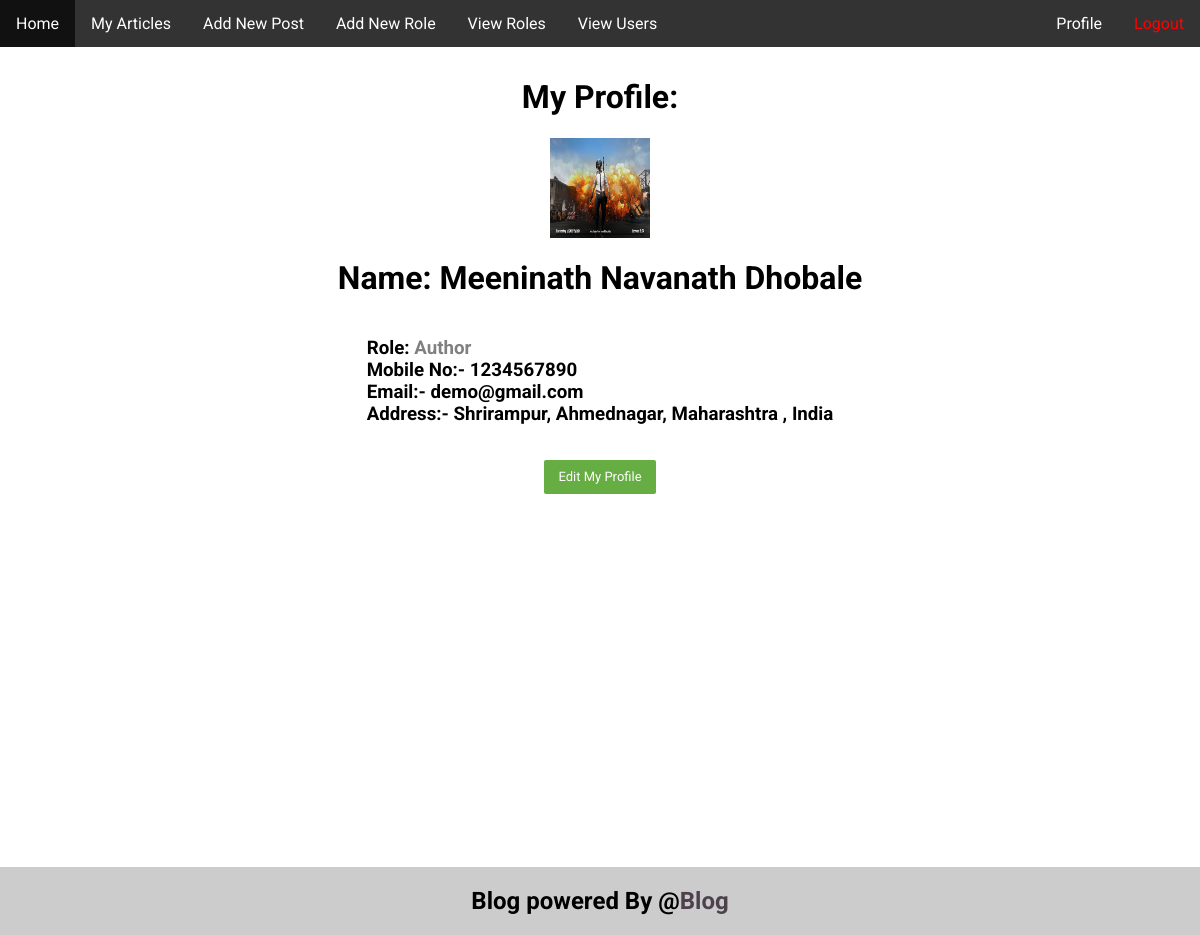
The page /admin/my-profile.php?id=27 (signed in) on the database its author committed.
### tables this page shows
CREATE TABLE `user_profile` (
  `profileid` int(30) NOT NULL,
  `userid` int(30) NOT NULL,
  `firstName` varchar(50) DEFAULT NULL,
  `middleName` varchar(50) DEFAULT NULL,
  `lastName` varchar(50) DEFAULT NULL,
  `displayProfile` text DEFAULT 'c4366c5874fde2c16822c3c36f2df8de.jpg',
  `mobile` text DEFAULT NULL,
  `email` text DEFAULT NULL,
  `city` varchar(300) DEFAULT NULL,
  `district` varchar(300) DEFAULT NULL,
  `state` varchar(300) DEFAULT NULL,
  `country` varchar(300) DEFAULT NULL
);

CREATE TABLE `role` (
  `roleid` int(30) NOT NULL,
  `role` varchar(300) NOT NULL
);

### admin/classes/Profile.php (called while the page is built, shortened)
<?php
require_once($_SERVER["DOCUMENT_ROOT"] . '/blog/includes/config.php');
class Profile
{
  function selectUserDetailsById($id)
  {
    global $db;
    $profile = $db->query("SELECT * FROM user_profile where userid='" . $id . "'")->fetch();
    return $profile;
  }
}
$Profile = new Profile;

### admin/classes/Roles.php (called while the page is built, shortened)
<?php
require_once($_SERVER["DOCUMENT_ROOT"] . '/blog/includes/config.php');
class Roles{
  function selectRoleByUser($id)
  {
   global $db;
   $role = $db->query("SELECT * FROM role where roleid='" . $id . "'")->fetch();
   return $role;
  }
}
$Roles = new Roles;

### admin/classes/User.php (called while the page is built, shortened)
<?php
require_once($_SERVER["DOCUMENT_ROOT"] . '/blog/includes/config.php');
class User
{
 function selectSingleUserById($id)
 {
  global $db;
  $row = $db->query("SELECT * FROM users where userid='" . $id . "'")->fetch();
  return $row;
 }
}
$User = new User;

### admin/my-profile.php (the view, shortened to what this page needs)
<?php
require_once('../includes/config.php');
require_once('classes/User.php');
require_once('classes/Roles.php');
require_once('classes/Profile.php');
include("head.php");
?>
<body>
<?php include("header.php"); ?>
<div class="content content-center">
 <?php
 $userid = $_GET['id'];
 try {
  $profile = $Profile->selectUserDetailsById($userid);
  $row = $User->selectSingleUserById($userid);
  if (isset($profile['userid'])) {
   $role = $Roles->selectRoleByUser($row['roleid']);
   echo '<div class="content-center"> <h1>My Profile: </h1>
            <img  class="content-center" src="/blog/assets/img/userProfilePicture/' . $profile['displayProfile'] . '" alt="There is no image" width="100" height="100">
             </div>
             <h1> Name: ' . $profile['firstName'] . ' ' . $profile['middleName'] . ' ' . $profile['lastName'] . '</h1>
              <h3>
             Role: <span style="color:Gray;">' . $role['role'] . '</span>
              <br>
                Mobile No:- ' . $profile['mobile'] . ' <br>
                Email:- ' . $profile['email'] . ' <br>
                Address:- ' . $profile['city'] . ', ' . $profile['district'] . ', ' . $profile['state'] . ' , ' . $profile['country'] . ' <br>
             </h3>
             ';
  } else {
   echo "<h1>You have to update your profile! Please check button down below </h1> ";
  }
 } catch (PDOException $e) {
  echo $e->getMessage();
 }
 ?>
 <p><button class="editbtn"><a href="edit-current-user.php?id=<?php echo $userid; ?>">Edit My Profile</a></button></p>
</div>
<?php include("footer.php"); ?>
</body>

### assets/css-min.css (style rules this page uses)
.editbtn { transition: all linear 0.2s; background: #66ad44; border: none; font-size: 13px; line-height: 22px; border-radius: 0; padding: 6px 14px; font-family: "Montserrat", sans-serif; border-radius: 2px; color: white; }
.editbtn a { text-decoration: none; color: #fefefe; }

### assets/style.css (style rules this page uses)
* { font-family: "Roboto", sans-serif; }
body { margin: 0; font-family: "Lato", sans-serif; background-color: white; height: 100vh; }
h1 { color: black; text-decoration: none; }
p { text-align: justify; }
.content-center { display: flex; flex-direction: column; align-items: center; }
.content { padding: 10px 5%; width: 90%; height: 100%; float: left; border-left-color: #fff; border-right-color: #fff; }
.content h1 { text-decoration: none; }

### rows shown on the page
user_profile: displayProfile (picture), firstName "Meeninath", middleName "Navanath", lastName "Dhobale", mobile "1234567890", email "demo@gmail.com", city "Shrirampur", district "Ahmednagar", state "Maharashtra", country "India"
role: role "Author"
